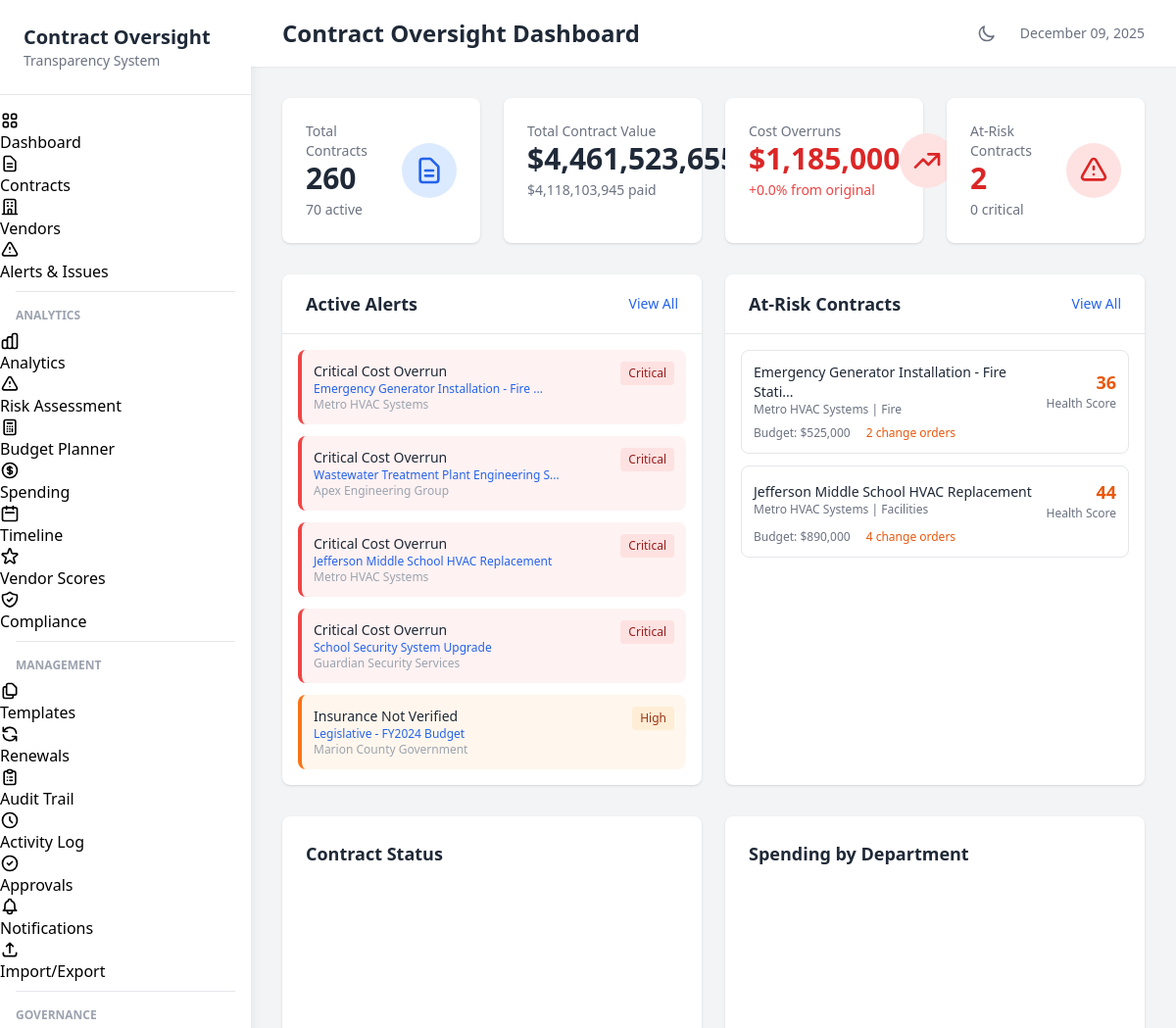
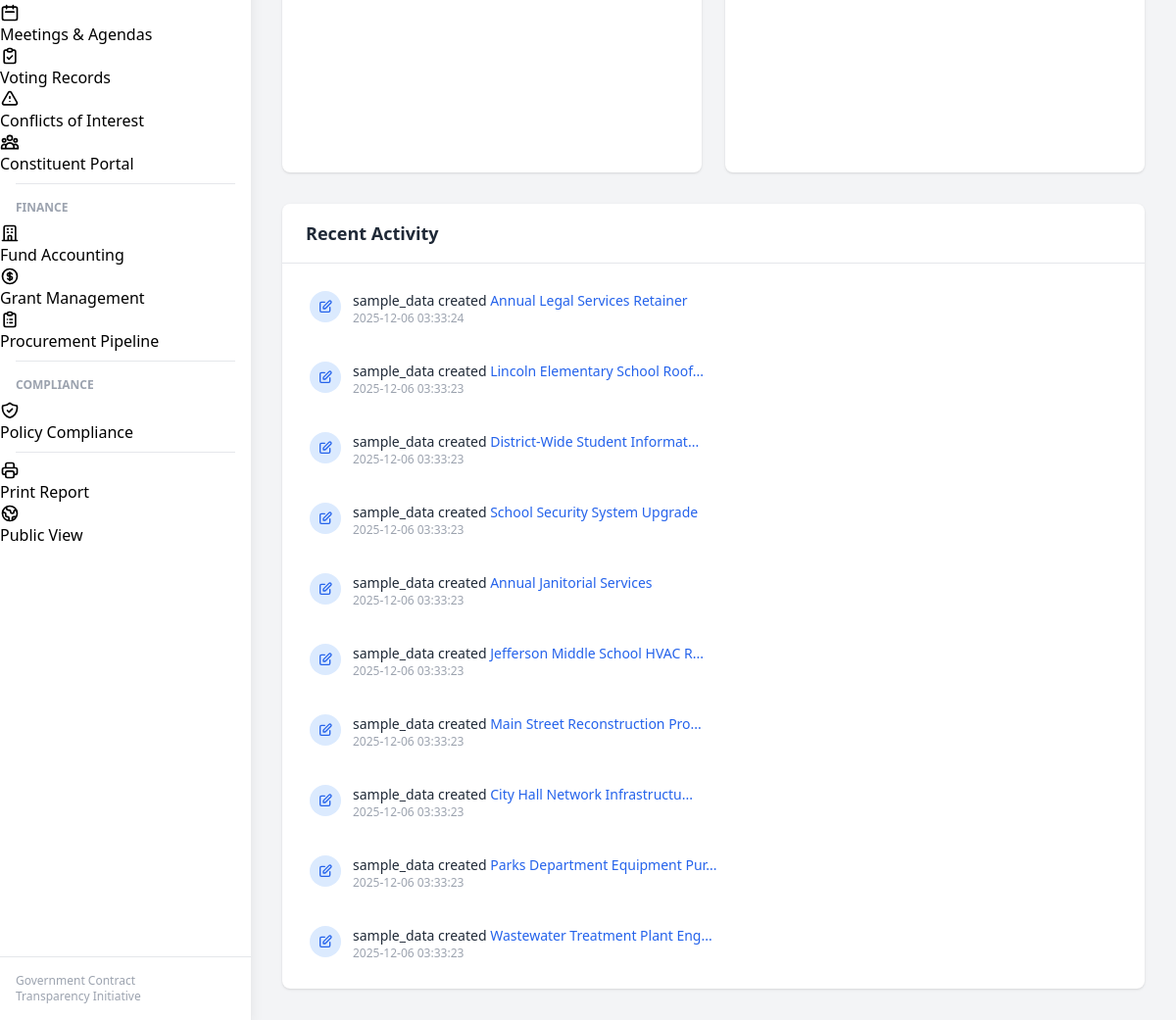
/dashboard, run on the app's committed database (2 pictures, top to bottom).
### tables this page shows
CREATE TABLE contracts (
                contract_id TEXT PRIMARY KEY,
                contract_number TEXT,
                title TEXT NOT NULL,
                description TEXT,
                contract_type TEXT,
                department TEXT,
                fiscal_year TEXT,
                vendor_id TEXT,
                vendor_name TEXT,

                -- Financials
                original_amount REAL DEFAULT 0,
                current_amount REAL DEFAULT 0,
                total_paid REAL DEFAULT 0,
                remaining_balance REAL DEFAULT 0,

                -- Dates
                solicitation_date TEXT,
                award_date TEXT,
                start_date TEXT,
                original_end_date TEXT,
                current_end_date TEXT,
                actual_end_date TEXT,

                -- Status tracking
                status TEXT DEFAULT 'Draft',
                phase TEXT DEFAULT 'Planning',
                percent_complete REAL DEFAULT 0,

                -- Scoring
                performance_score REAL DEFAULT 50,
                cost_variance_score REAL DEFAULT 50,
                schedule_variance_score REAL DEFAULT 50,
                compliance_score REAL DEFAULT 50,
                overall_health_score REAL DEFAULT 50,
                risk_level TEXT DEFAULT 'Medium',

                -- Procurement info
                procurement_method TEXT,
                bid_count INTEGER DEFAULT 0,
                justification TEXT,

                -- Board/Council info
                board_approval_date TEXT,
                board_resolution TEXT,
                council_district TEXT,
                school_zone TEXT,

                -- Location
                project_location TEXT,
                latitude REAL,
                longitude REAL,

                -- Flags
                has_change_orders INTEGER DEFAULT 0,
                change_order_count INTEGER DEFAULT 0,
                total_change_order_amount REAL DEFAULT 0,
                is_emergency INTEGER DEFAULT 0,
                is_sole_source INTEGER DEFAULT 0,
                requires_insurance INTEGER DEFAULT 1,
                insurance_verified INTEGER DEFAULT 0,
                requires_bond INTEGER DEFAULT 0,
                bond_verified INTEGER DEFAULT 0,

                notes TEXT,
                created_at TEXT DEFAULT CURRENT_TIMESTAMP,
                updated_at TEXT DEFAULT CURRENT_TIMESTAMP,
                created_by TEXT,
                is_deleted INTEGER DEFAULT 0,

                FOREIGN KEY (vendor_id) REFERENCES vendors(vendor_id)
            );

CREATE TABLE audit_log (
                log_id INTEGER PRIMARY KEY AUTOINCREMENT,
                table_name TEXT NOT NULL,
                record_id TEXT NOT NULL,
                action TEXT NOT NULL,
                field_name TEXT,
                old_value TEXT,
                new_value TEXT,
                changed_by TEXT,
                changed_at TEXT DEFAULT CURRENT_TIMESTAMP,
                ip_address TEXT,
                notes TEXT
            );

### web/app.py (the view)
@app.route('/dashboard')
def dashboard():
    global current_contracts
    if current_contracts is None:
        load_data()
    summary = get_portfolio_summary(current_contracts)
    contracts_list = current_contracts.to_dict('records') if current_contracts is not None else []
    alerts = alert_generator.generate_alerts(contracts_list)
    at_risk = []
    if current_contracts is not None and 'overall_health_score' in current_contracts.columns:
        at_risk_df = current_contracts[current_contracts['overall_health_score'] < 50].sort_values('overall_health_score')
        at_risk = at_risk_df.head(10).to_dict('records')
    recent_changes = db.get_recent_changes(limit=10)
    stats = db.get_statistics()
    return render_template('dashboard.html',
                          summary=summary,
                          alerts=alerts[:10],
                          at_risk_contracts=at_risk,
                          recent_changes=recent_changes,
                          stats=stats,
                          title='Contract Oversight Dashboard')

### web/templates/dashboard.html (shortened to what this page needs)
{% extends "base.html" %}
{% block content %}
<div class="grid grid-cols-1 md:grid-cols-2 lg:grid-cols-4 gap-6 mb-8">
    <div class="bg-white dark:bg-gray-800 rounded-lg shadow p-6">
        <div class="flex items-center justify-between">
            <div>
                <p class="text-sm text-gray-500 dark:text-gray-400">Total Contracts</p>
                <p class="text-3xl font-bold text-gray-800 dark:text-white">{{ summary.total_contracts or 0 }}</p>
                <p class="text-sm text-gray-500 dark:text-gray-400 mt-1">
                    {{ summary.active_count or 0 }} active
                </p>
            </div>
            <div class="p-3 bg-blue-100 dark:bg-blue-900 rounded-full">
                <svg class="w-8 h-8 text-blue-600 dark:text-blue-300" fill="none" stroke="currentColor" viewBox="0 0 24 24">
                    <path stroke-linecap="round" stroke-linejoin="round" stroke-width="2" d="M9 12h6m-6 4h6m2 5H7a2 2 0 01-2-2V5a2 2 0 012-2h5.586a1 1 0 01.707.293l5.414 5.414a1 1 0 01.293.707V19a2 2 0 01-2 2z"></path>
                </svg>
            </div>
        </div>
    </div>
    <div class="bg-white dark:bg-gray-800 rounded-lg shadow p-6">
        <div class="flex items-center justify-between">
            <div>
                <p class="text-sm text-gray-500 dark:text-gray-400">Total Contract Value</p>
                <p class="text-3xl font-bold text-gray-800 dark:text-white">${{ '{:,.0f}'.format(summary.total_value or 0) }}</p>
                <p class="text-sm text-gray-500 dark:text-gray-400 mt-1">
                    ${{ '{:,.0f}'.format(summary.total_paid or 0) }} paid
                </p>
            </div>
            <div class="p-3 bg-green-100 dark:bg-green-900 rounded-full">
            </div>
        </div>
    </div>
    <div class="bg-white dark:bg-gray-800 rounded-lg shadow p-6">
        <div class="flex items-center justify-between">
            <div>
                <p class="text-sm text-gray-500 dark:text-gray-400">Cost Overruns</p>
                <p class="text-3xl font-bold {% if summary.total_overrun > 0 %}text-red-600{% else %}text-green-600{% endif %}">${{ '{:,.0f}'.format(summary.total_overrun or 0) }}</p>
                <p class="text-sm {% if summary.overrun_pct > 0 %}text-red-500{% else %}text-green-500{% endif %} mt-1">
                    {% if summary.overrun_pct > 0 %}+{% endif %}{{ '{:.1f}'.format(summary.overrun_pct or 0) }}% from original
                </p>
            </div>
            <div class="p-3 {% if summary.total_overrun > 0 %}bg-red-100 dark:bg-red-900{% else %}bg-green-100 dark:bg-green-900{% endif %} rounded-full">
                <svg class="w-8 h-8 {% if summary.total_overrun > 0 %}text-red-600 dark:text-red-300{% else %}text-green-600 dark:text-green-300{% endif %}" fill="none" stroke="currentColor" viewBox="0 0 24 24">
                    <path stroke-linecap="round" stroke-linejoin="round" stroke-width="2" d="M13 7h8m0 0v8m0-8l-8 8-4-4-6 6"></path>
                </svg>
            </div>
        </div>
    </div>
    <div class="bg-white dark:bg-gray-800 rounded-lg shadow p-6">
        <div class="flex items-center justify-between">
            <div>
                <p class="text-sm text-gray-500 dark:text-gray-400">At-Risk Contracts</p>
                <p class="text-3xl font-bold {% if summary.at_risk_count > 0 %}text-red-600{% else %}text-green-600{% endif %}">{{ summary.at_risk_count or 0 }}</p>
                <p class="text-sm text-gray-500 dark:text-gray-400 mt-1">
                    {{ summary.critical_count or 0 }} critical
                </p>
            </div>
            <div class="p-3 {% if summary.at_risk_count > 0 %}bg-red-100 dark:bg-red-900{% else %}bg-green-100 dark:bg-green-900{% endif %} rounded-full">
                <svg class="w-8 h-8 {% if summary.at_risk_count > 0 %}text-red-600 dark:text-red-300{% else %}text-green-600 dark:text-green-300{% endif %}" fill="none" stroke="currentColor" viewBox="0 0 24 24">
                    <path stroke-linecap="round" stroke-linejoin="round" stroke-width="2" d="M12 9v2m0 4h.01m-6.938 4h13.856c1.54 0 2.502-1.667 1.732-3L13.732 4c-.77-1.333-2.694-1.333-3.464 0L3.34 16c-.77 1.333.192 3 1.732 3z"></path>
                </svg>
            </div>
        </div>
    </div>
</div>
<div class="grid grid-cols-1 lg:grid-cols-2 gap-6 mb-8">
    <div class="bg-white dark:bg-gray-800 rounded-lg shadow">
        <div class="px-6 py-4 border-b dark:border-gray-700 flex justify-between items-center">
            <h3 class="text-lg font-semibold text-gray-800 dark:text-white">Active Alerts</h3>
            <a href="{{ url_for('alerts_page') }}" class="text-sm text-blue-600 dark:text-blue-400 hover:underline">View All</a>
        </div>
        <div class="p-4">
            {% if alerts %}
            <div class="space-y-3">
                {% for alert in alerts[:5] %}
                <div class="flex items-start space-x-3 p-3 rounded-lg
                    {% if alert.severity == 'Critical' %}bg-red-50 dark:bg-red-900/30 border-l-4 border-red-500
                    {% elif alert.severity == 'High' %}bg-orange-50 dark:bg-orange-900/30 border-l-4 border-orange-500
                    {% elif alert.severity == 'Medium' %}bg-yellow-50 dark:bg-yellow-900/30 border-l-4 border-yellow-500
                    {% else %}bg-gray-50 dark:bg-gray-700/30 border-l-4 border-gray-400{% endif %}">
                    <div class="flex-1">
                        <p class="font-medium text-gray-800 dark:text-white text-sm">{{ alert.title }}</p>
                        <p class="text-xs text-gray-500 dark:text-gray-400">
                            <a href="{{ url_for('contract_detail', contract_id=alert.contract_id) }}" class="text-blue-600 dark:text-blue-400 hover:underline">
                                {{ alert.contract_title[:40] }}{% if alert.contract_title|length > 40 %}...{% endif %}
                            </a>
                        </p>
                        <p class="text-xs text-gray-400 dark:text-gray-500">{{ alert.vendor_name }}</p>
                    </div>
                    <span class="px-2 py-1 text-xs font-medium rounded
                        {% if alert.severity == 'Critical' %}bg-red-100 text-red-800 dark:bg-red-900 dark:text-red-200
                        {% elif alert.severity == 'High' %}bg-orange-100 text-orange-800 dark:bg-orange-900 dark:text-orange-200
                        {% elif alert.severity == 'Medium' %}bg-yellow-100 text-yellow-800 dark:bg-yellow-900 dark:text-yellow-200
                        {% else %}bg-gray-100 text-gray-800 dark:bg-gray-700 dark:text-gray-200{% endif %}">
                        {{ alert.severity }}
                    </span>
                </div>
                {% endfor %}
            </div>
            {% else %}
            <p class="text-gray-500 dark:text-gray-400 text-center py-8">No active alerts</p>
            {% endif %}
        </div>
    </div>
    <div class="bg-white dark:bg-gray-800 rounded-lg shadow">
        <div class="px-6 py-4 border-b dark:border-gray-700 flex justify-between items-center">
            <h3 class="text-lg font-semibold text-gray-800 dark:text-white">At-Risk Contracts</h3>
            <a href="{{ url_for('contracts_list') }}" class="text-sm text-blue-600 dark:text-blue-400 hover:underline">View All</a>
        </div>
        <div class="p-4">
            {% if at_risk_contracts %}
            <div class="space-y-3">
                {% for contract in at_risk_contracts[:5] %}
                <a href="{{ url_for('contract_detail', contract_id=contract.contract_id) }}" class="block p-3 rounded-lg hover:bg-gray-50 dark:hover:bg-gray-700 border border-gray-200 dark:border-gray-700">
                    <div class="flex items-center justify-between">
                        <div class="flex-1">
                            <p class="font-medium text-gray-800 dark:text-white text-sm">{{ contract.title[:45] }}{% if contract.title|length > 45 %}...{% endif %}</p>
                            <p class="text-xs text-gray-500 dark:text-gray-400">{{ contract.vendor_name }} | {{ contract.department }}</p>
                        </div>
                        <div class="text-right">
                            <p class="text-lg font-bold {% if contract.overall_health_score < 30 %}text-red-600{% elif contract.overall_health_score < 50 %}text-orange-600{% else %}text-yellow-600{% endif %}">
                                {{ contract.overall_health_score|int }}
                            </p>
                            <p class="text-xs text-gray-500">Health Score</p>
                        </div>
                    </div>
                    <div class="mt-2 flex items-center space-x-4 text-xs">
                        <span class="text-gray-500 dark:text-gray-400">
                            Budget: ${{ '{:,.0f}'.format(contract.current_amount or 0) }}
                        </span>
                        {% if contract.change_order_count %}
                        <span class="text-orange-600 dark:text-orange-400">
                            {{ contract.change_order_count }} change orders
                        </span>
                        {% endif %}
                    </div>
                </a>
                {% endfor %}
            </div>
            {% else %}
            <p class="text-gray-500 dark:text-gray-400 text-center py-8">No at-risk contracts</p>
            {% endif %}
        </div>
    </div>
</div>
<div class="grid grid-cols-1 lg:grid-cols-2 gap-6 mb-8">
    <div class="bg-white dark:bg-gray-800 rounded-lg shadow p-6">
        <h3 class="text-lg font-semibold text-gray-800 dark:text-white mb-4">Contract Status</h3>
        <div id="statusChart" style="height: 300px;"></div>
    </div>
    <div class="bg-white dark:bg-gray-800 rounded-lg shadow p-6">
        <h3 class="text-lg font-semibold text-gray-800 dark:text-white mb-4">Spending by Department</h3>
        <div id="departmentChart" style="height: 300px;"></div>
    </div>
</div>
<div class="bg-white dark:bg-gray-800 rounded-lg shadow">
    <div class="px-6 py-4 border-b dark:border-gray-700">
        <h3 class="text-lg font-semibold text-gray-800 dark:text-white">Recent Activity</h3>
    </div>
    <div class="p-4">
        {% if recent_changes %}
        <div class="space-y-3">
            {% for change in recent_changes[:10] %}
            <div class="flex items-start space-x-3 p-3 hover:bg-gray-50 dark:hover:bg-gray-700 rounded-lg">
                <div class="p-2 bg-blue-100 dark:bg-blue-900 rounded-full">
                    <svg class="w-4 h-4 text-blue-600 dark:text-blue-300" fill="none" stroke="currentColor" viewBox="0 0 24 24">
                        <path stroke-linecap="round" stroke-linejoin="round" stroke-width="2" d="M11 5H6a2 2 0 00-2 2v11a2 2 0 002 2h11a2 2 0 002-2v-5m-1.414-9.414a2 2 0 112.828 2.828L11.828 15H9v-2.828l8.586-8.586z"></path>
                    </svg>
                </div>
                <div class="flex-1">
                    <p class="text-sm text-gray-800 dark:text-white">
                        <span class="font-medium">{{ change.changed_by or 'System' }}</span>
                        {{ change.action|lower }}d
                        {% if change.contract_title %}
                        <a href="{{ url_for('contract_detail', contract_id=change.record_id) }}" class="text-blue-600 dark:text-blue-400 hover:underline">{{ change.contract_title[:30] }}{% if change.contract_title|length > 30 %}...{% endif %}</a>
                        {% else %}
                        {{ change.table_name }}
                        {% endif %}
                    </p>
                    <p class="text-xs text-gray-400 dark:text-gray-500">{{ change.changed_at }}</p>
                </div>
            </div>
            {% endfor %}
        </div>
        {% else %}
        <p class="text-gray-500 dark:text-gray-400 text-center py-8">No recent activity</p>
        {% endif %}
    </div>
</div>
{% endblock %}

### data on the page
contracts: title "Critical Cost Overrun", title "Emergency Generator Installation - Fire", vendor_name "Metro HVAC Systems", severity "Critical", title "Emergency Generator Installation - Fire Stati", department "Fire", overall_health_score "36", current_amount "525,000", change_order_count "2"
contracts: title "Critical Cost Overrun", title "Wastewater Treatment Plant Engineering S", vendor_name "Apex Engineering Group", severity "Critical"
contracts: title "Critical Cost Overrun", title "Jefferson Middle School HVAC Replacement", vendor_name "Metro HVAC Systems", severity "Critical", department "Facilities", overall_health_score "44", current_amount "890,000", change_order_count "4"
contracts: title "Critical Cost Overrun", title "School Security System Upgrade", vendor_name "Guardian Security Services", severity "Critical"
contracts: title "Insurance Not Verified", title "Legislative - FY2024 Budget", vendor_name "Marion County Government", severity "High"
audit_log: changed_by "sample_data", action "create", title "Annual Legal Services Retainer", changed_at "2025-12-06 03:33:24"
audit_log: changed_by "sample_data", action "create", title "Lincoln Elementary School Roof", changed_at "2025-12-06 03:33:23"
audit_log: changed_by "sample_data", action "create", title "District-Wide Student Informat", changed_at "2025-12-06 03:33:23"
audit_log: changed_by "sample_data", action "create", title "School Security System Upgrade", changed_at "2025-12-06 03:33:23"
audit_log: changed_by "sample_data", action "create", title "Annual Janitorial Services", changed_at "2025-12-06 03:33:23"
audit_log: changed_by "sample_data", action "create", title "Jefferson Middle School HVAC R", changed_at "2025-12-06 03:33:23"
audit_log: changed_by "sample_data", action "create", title "Main Street Reconstruction Pro", changed_at "2025-12-06 03:33:23"
audit_log: changed_by "sample_data", action "create", title "City Hall Network Infrastructu", changed_at "2025-12-06 03:33:23"
audit_log: changed_by "sample_data", action "create", title "Parks Department Equipment Pur", changed_at "2025-12-06 03:33:23"
audit_log: changed_by "sample_data", action "create", title "Wastewater Treatment Plant Eng", changed_at "2025-12-06 03:33:23"

### other printed values
{{ title }} "Contract Oversight Dashboard"
{{ summary.total_contracts or 0 }} "260"
{{ summary.active_count or 0 }} "70"
{{ '{:,.0f}'.format(summary.total_value or 0) }} "4,461,523,655"
{{ '{:,.0f}'.format(summary.total_paid or 0) }} "4,118,103,945"
{{ '{:,.0f}'.format(summary.total_overrun or 0) }} "1,185,000"
{{ '{:.1f}'.format(summary.overrun_pct or 0) }} "0.0"
{{ summary.at_risk_count or 0 }} "2"
{{ summary.critical_count or 0 }} "0"
